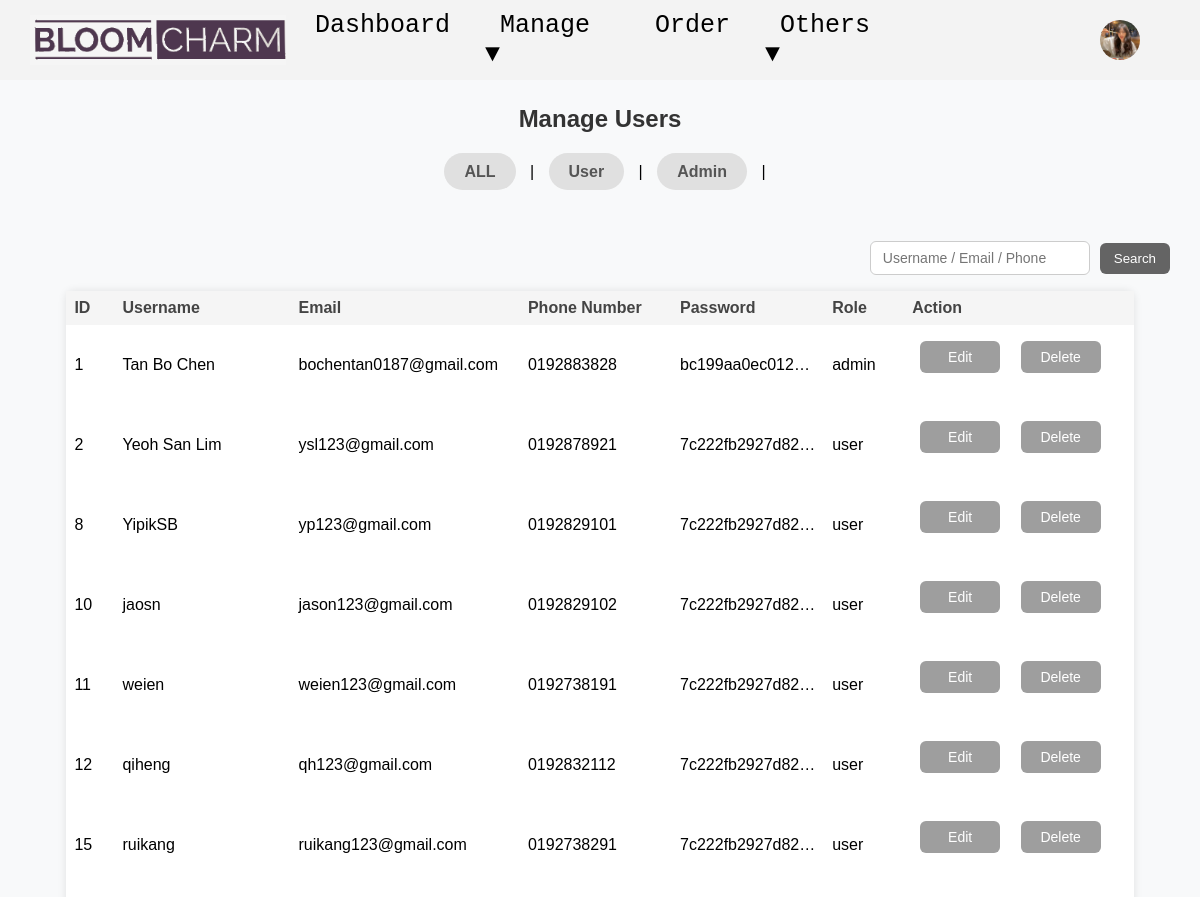
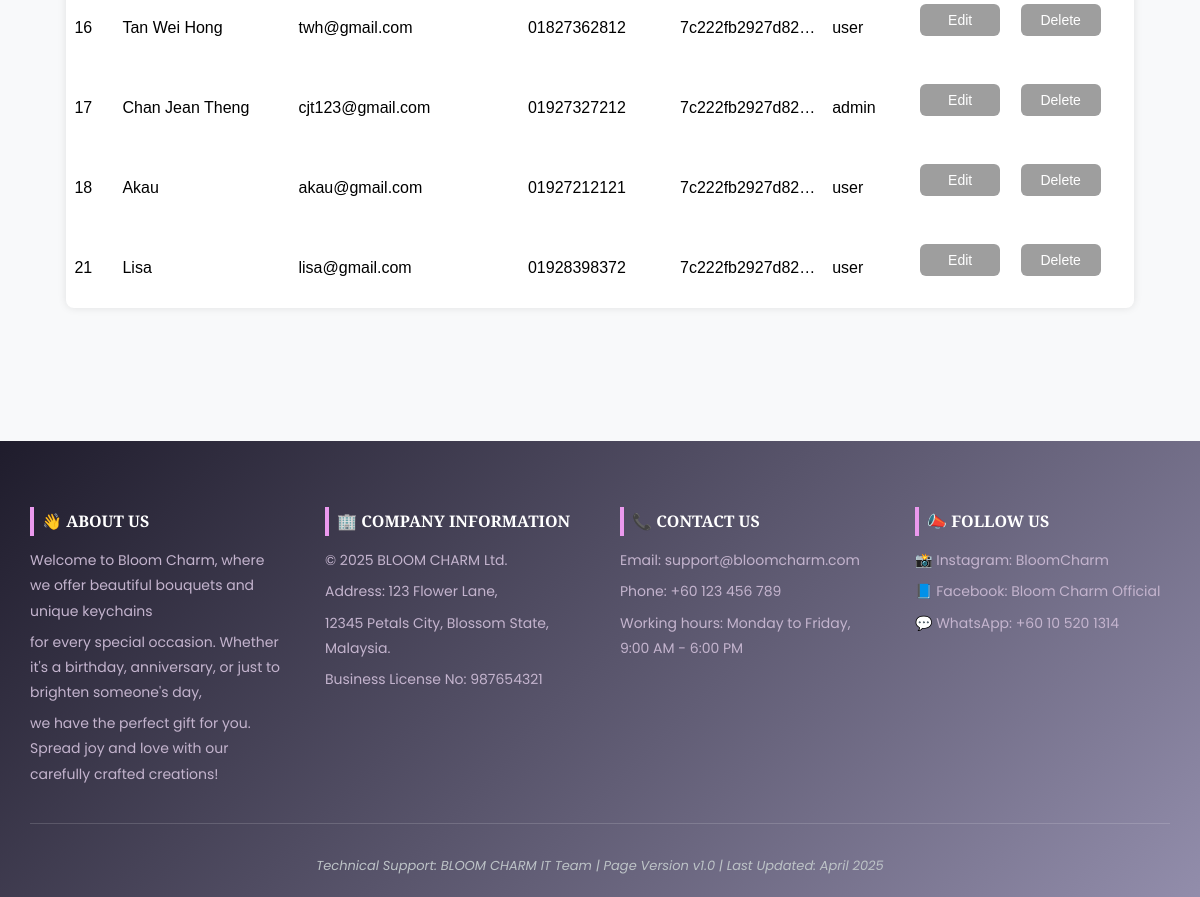
Page /admin/manageUser.php (signed in) on the committed database (2 pictures, top to bottom).
### tables this page shows
CREATE TABLE `users` (
  `id` int(11) NOT NULL,
  `username` varchar(40) NOT NULL,
  `email` varchar(50) NOT NULL,
  `phone_num` varchar(12) NOT NULL,
  `password` varchar(255) NOT NULL,
  `role` enum('user','admin','manager') NOT NULL DEFAULT 'user',
  `profile_image` varchar(255) DEFAULT 'uploads/default.jpg',
  `created_at` timestamp NOT NULL DEFAULT current_timestamp()
);

### models/userModels.php (called while the page is built, shortened)
<?php
require "../config/db.php";
function getAllUser($role, $search = '') {
    global $_db;
    $sql    = "SELECT * FROM users WHERE role != 'manager'";
    $params = [];
    $stm = $_db->prepare($sql);
    $stm->execute($params);
    return $stm->fetchAll(PDO::FETCH_OBJ);
}
function getUserImageById($user_id){
    global $_db;
    $stm=$_db->prepare("SELECT profile_image FROM users WHERE id =?");
    $stm->execute([$user_id]);
    return $stm->fetch(PDO::FETCH_COLUMN);
}
?>

### admin/manageUser.php (the view, shortened to what this page needs)
<?php
require "../public/header.php";
$roles = $_GET['role'] ?? 'all';
$search = $_GET['search'] ?? '';
$users = getAllUser($roles, $search);
?>
<link rel="stylesheet" href="../assets/css/manageUser.css">
<h2>Manage Users</h2>
<div class="role">
        <a href="?role=all"><b>ALL</b></a> |
        <a href="?role=user"><b>User</b></a> |
        <a href="?role=admin"><b>Admin</b></a> |
    </div>
<div class="role-container">
<div class="top-bar">
    <form method="GET" class="search-form">
        <button type="submit" class="btn-search">Search</button>
    </form>
</div>
<table class="table">
    <thead>
        <tr>
            <th>ID</th>
            <th>Username</th>
            <th>Email</th>
            <th>Phone Number</th>
            <th>Password</th>
            <th>Role</th>
            <th>Action</th>
        </tr>
    </thead>
    <tbody>
        <?php if ($users): ?>
            <?php foreach ($users as $user): ?>
                <tr>
                    <td><?= $user->id ?></td>
                    <td><?= $user->username ?></td>
                    <td><?= $user->email ?></td>
                    <td><?= $user->phone_num ?></td>
                    <td><?= $user->password ?></td>
                    <td><?= $user->role ?></td>
                    <td>
                    <form method="post">
                    <button type="submit" name="edit_user" class="btn-edit">Edit</button>
                    <button type="submit" name="delete_user" class="btn-delete" data-confirm="Are You Sure Delete This User Account?">Delete</button>
                    </form>
                </td>
                </tr>
            <?php endforeach; ?>
        <?php else: ?>
            <tr>
                <td colspan="7">No users found.</td>
            </tr>
        <?php endif; ?>
    </tbody>
</table>
</div>
<?php include "../public/footer.php" ?>

### public/header.php (shortened to what this page needs)
<?php
require "../helper/html_helper.php";
require "../models/userModels.php";
$role = $_SESSION['role'] ?? null;
if (isset($_SESSION['user_id'])) {
    $profileImage = getUserImageById($_SESSION['user_id']);
}
?>
<link rel="stylesheet" href="../assets/css/header.css">
<?php if ($role == 'admin' || $role == 'manager'): ?>
    <nav class="nav-container">
        <div class="nav-left">
            <a href="/public/home.php">
                <img src="../assets/image/logo/logo3.png" alt="Logo" class="logo">
            </a>
        </div>
        <div class="nav-center">
            <a href="/public/home.php">Dashboard</a>
            <div class="dropdown">
                <a href="#">Manage ▼</a>
            </div>
            <a href="/public/orderHistory.php">Order</a>
            <div class="dropdown">
                <a href="#">Others ▼</a>
            </div>
        </div>
        <div class="nav-right" id="admin_nav_right">
        <div class="dropdown">
                <a href="#">
                <img src="<?= htmlspecialchars($profileImage) ?>" alt="profile" class="profile-img">
                </a>
            </div>
        </div>
    </nav>
<?php endif; ?>

### assets/css/header.css (style rules this page uses)
.nav-container { display: flex; align-items: center; justify-content: space-between; background-color: rgb(243, 243, 243); padding: 15px; position: relative; z-index: 1000; }
.nav-left { flex: 1; display: flex; align-items: center; }
.logo { height: 50px; }
.nav-center { position: absolute; left: 50%; transform: translateX(-50%); display: flex; justify-content: center; gap: 20px; }
.nav-right { display: flex; align-items: center; gap: 10px; }
.nav-container a { color: black; text-decoration: none; margin: 0 15px; padding: 5px 10px auto; transition: 0.5s; font-family: monospace; font-size: 25px; }
.dropdown { position: relative; display: inline-block; z-index: 1000; overflow: visible !important; }
.profile-img { width: 40px; height: 40px; border-radius: 50%; cursor: pointer; }
#admin_nav_right { padding-right: 30px; }

### assets/css/manageUser.css (style rules this page uses)
.role-container { margin: 40px auto; border-radius: 12px; padding: 20px; max-width: 1200px; display: block; }
h2 { text-align: center; color: #333; margin-bottom: 30px; margin-top: 25px; }
.role { margin-top: 10px; text-align: center; margin-bottom: 20px; }
.role a { text-decoration: none; color: #555; margin: 0 10px; padding: 10px 20px; border-radius: 20px; transition: all 0.3s ease; background-color: #e0e0e0; }
.table { width: 92%; table-layout: fixed; border-collapse: collapse; background-color: #fff; box-shadow: 0 0 8px rgba(0, 0, 0, 0.1); border-radius: 8px; margin: 0 auto; }
.table th, .table td { padding: 8px; text-align: left; white-space: nowrap; }
.table th { background-color: #f5f5f5; color: #444; }
.table td:last-child { position: relative; }
.btn-edit, .btn-delete { text-decoration: none; padding: 8px 16px; border-radius: 6px; font-size: 14px; margin-right: 5px; align-items: center; transition: background-color 0.3s ease; border: none; background-color: #9e9e9e; color: white; display: inline-block; margin: 8px; width: 80px; text-align: center; }
.search-form { display: flex; align-items: center; gap: 10px; }
.btn-search { padding: 8px 14px; background-color: #646464; color: white; border: none; border-radius: 6px; font-weight: 500; cursor: pointer; transition: background-color 0.2s; }
.top-bar { display: flex; align-items: center; max-width: 1150px; }
.table td:nth-child(1), .table th:nth-child(1) { width: 3%; }
.table td:nth-child(2), .table th:nth-child(2) { width: 15%; }
.table td:nth-child(3), .table th:nth-child(3) { width: 20%; }
.table td:nth-child(6), .table th:nth-child(6) { width: 6%; }
.table td:nth-child(7), .table th:nth-child(7) { width: 20%; }
.table td:nth-child(1), .table th:nth-child(1), .table td:nth-child(2), .table th:nth-child(2), .table td:nth-child(3), .table th:nth-child(3), .table td:nth-child(4), .table th:nth-child(4), .table td:nth-child(5), .table th:nth-child(5), .table td:nth-child(6), .table th:nth-child(6) { overflow: hidden; text-overflow: ellipsis; }

### rows in the picture
users: profile_image (picture), id "1", username "Tan Bo Chen", email "bochentan0187@gmail.com", phone_num "0192883828", password "bc199aa0ec012…", role "admin"
users: id "2", username "Yeoh San Lim", email "ysl123@gmail.com", phone_num "0192878921", password "7c222fb2927d82…", role "user"
users: id "8", username "YipikSB", email "yp123@gmail.com", phone_num "0192829101", password "7c222fb2927d82…", role "user"
users: id "10", username "jaosn", email "jason123@gmail.com", phone_num "0192829102", password "7c222fb2927d82…", role "user"
users: id "11", username "weien", email "weien123@gmail.com", phone_num "0192738191", password "7c222fb2927d82…", role "user"
users: id "12", username "qiheng", email "qh123@gmail.com", phone_num "0192832112", password "7c222fb2927d82…", role "user"
users: id "15", username "ruikang", email "ruikang123@gmail.com", phone_num "0192738291", password "7c222fb2927d82…", role "user"
users: id "16", username "Tan Wei Hong", email "twh@gmail.com", phone_num "01827362812", password "7c222fb2927d82…", role "user"
users: id "17", username "Chan Jean Theng", email "cjt123@gmail.com", phone_num "01927327212", password "7c222fb2927d82…", role "admin"
users: id "18", username "Akau", email "akau@gmail.com", phone_num "01927212121", password "7c222fb2927d82…", role "user"
users: id "21", username "Lisa", email "lisa@gmail.com", phone_num "01928398372", password "7c222fb2927d82…", role "user"
